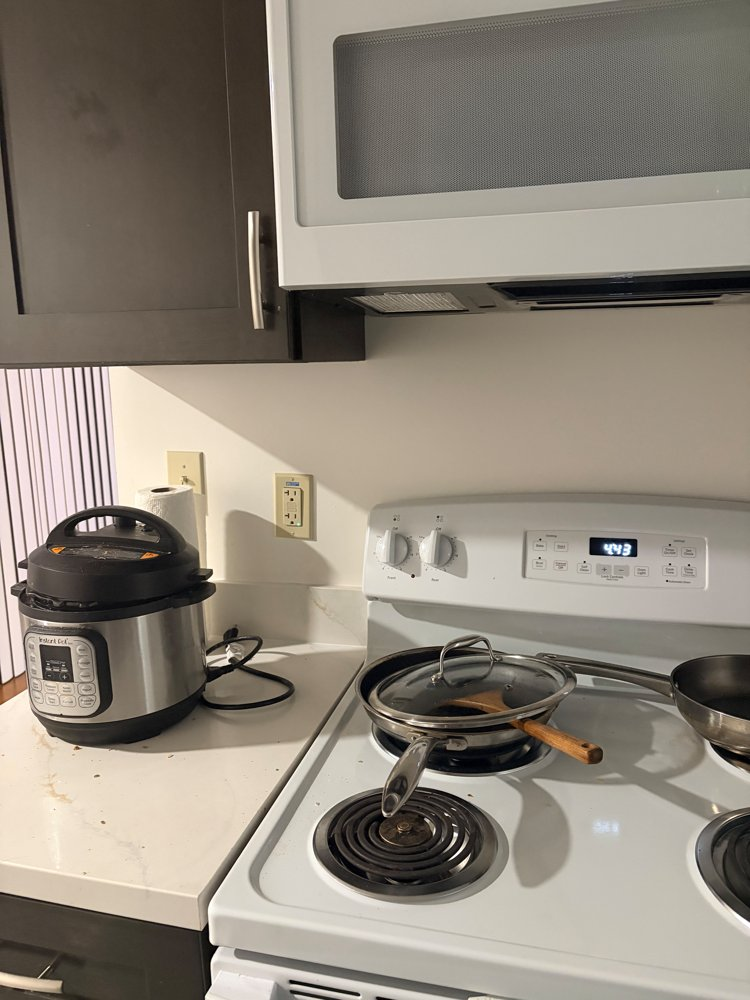
#> input picture proj4/parta/previews/set1_1.jpg, 750 x 1000 px, given in place of set1_1.png, which was not available
$ python part4b.py
#> lines starting #> are read from the running program, lines starting #| are printed output that depends on the picture
from harris import get_harris_corners
import numpy as np
import matplotlib.pyplot as plt
from pathlib import Path
from PIL import Image, ImageOps
from cv2 import GaussianBlur
from skimage.color import rgb2gray

import sys
from pathlib import Path

sys.path.insert(0, str(Path(__file__).resolve().parent.parent / "parta"))

from part4a import computeH, mosaic, save_image


#part b.1 :)
# [113 lines left out: functions anms, feature_extractor, match_features, ransac, not called in this run]

# all the testing and results
image = Image.open(Path(__file__).resolve().parent.parent / "parta/images/set1_1.png").convert("RGB")
#> image is the input picture: PIL image 750x1000 RGB; mean R, G, B 142.4, 134.2, 122.5
image.thumbnail((1200, 1200))
image = np.array(image) / 255.0
#> image: shape (1000, 750, 3) float64
gray = rgb2gray(image)
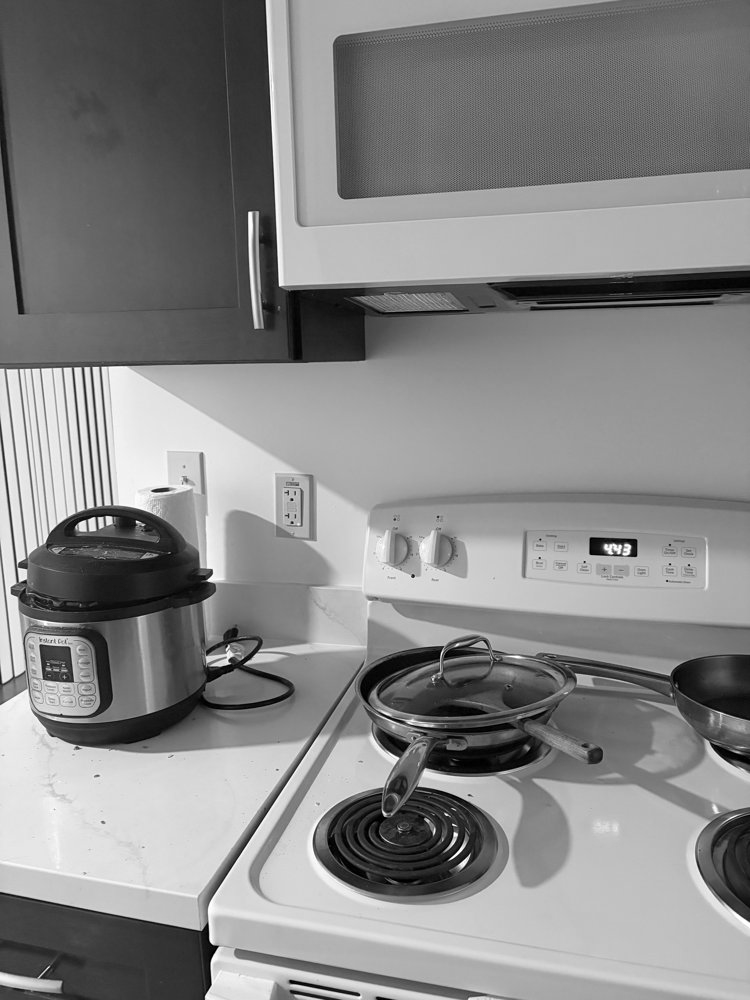
#> gray: shape (1000, 750) float64; min 0, max 0.999, mean 0.53

# b1
#> (the run stopped early here; a loop or call above may not have finished)

$ run again, with proj4/parta/previews/set1_3.jpg copied over proj4/parta/previews/set1_1.jpg
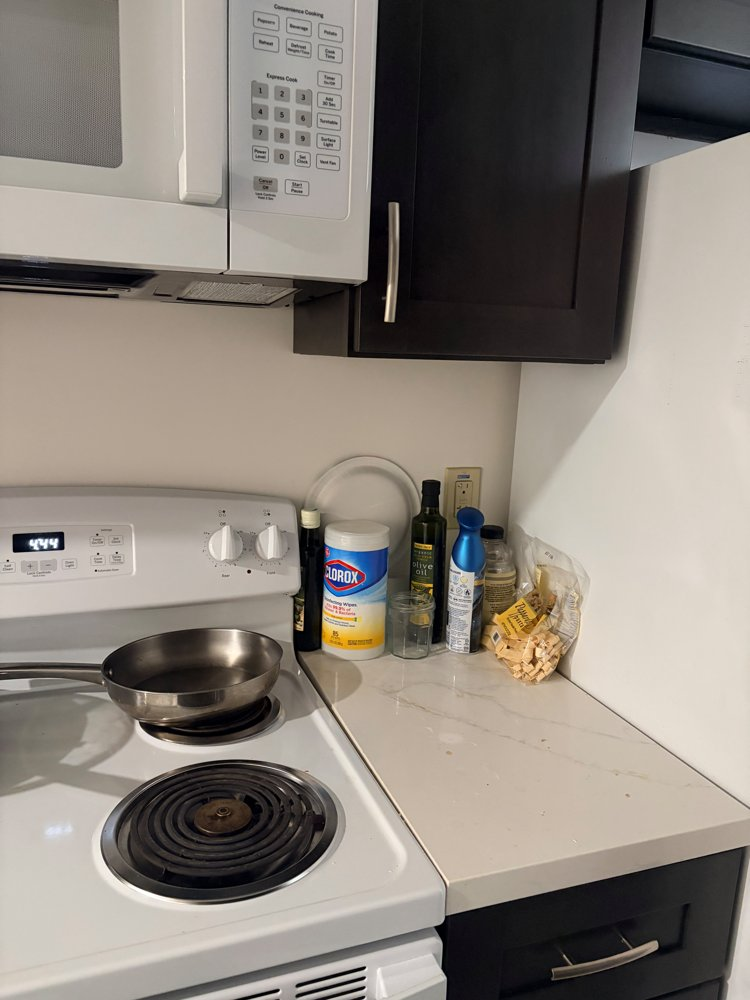
#> input picture proj4/parta/previews/set1_3.jpg, 750 x 1000 px, given in place of set1_1.png, which was not available
#> image is the input picture: PIL image 750x1000 RGB; mean R, G, B 138.1, 130.6, 122.6
#> image: shape (1000, 750, 3) float64
#> `gray = rgb2gray(image)`:
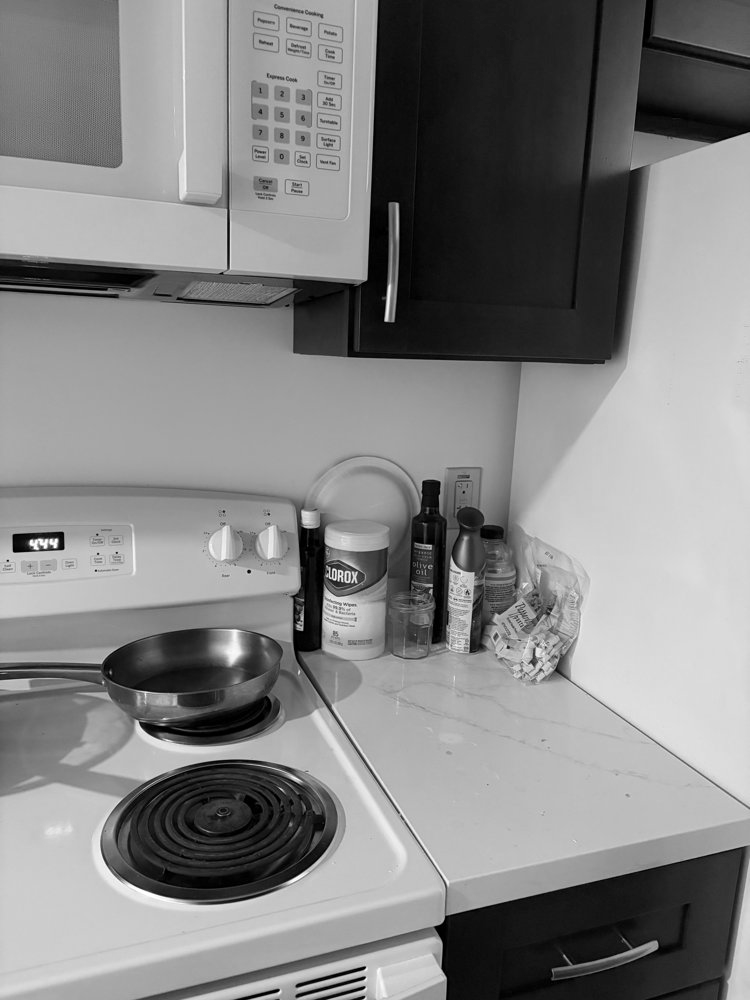
#> gray: shape (1000, 750) float64; min 0, max 0.999, mean 0.516
